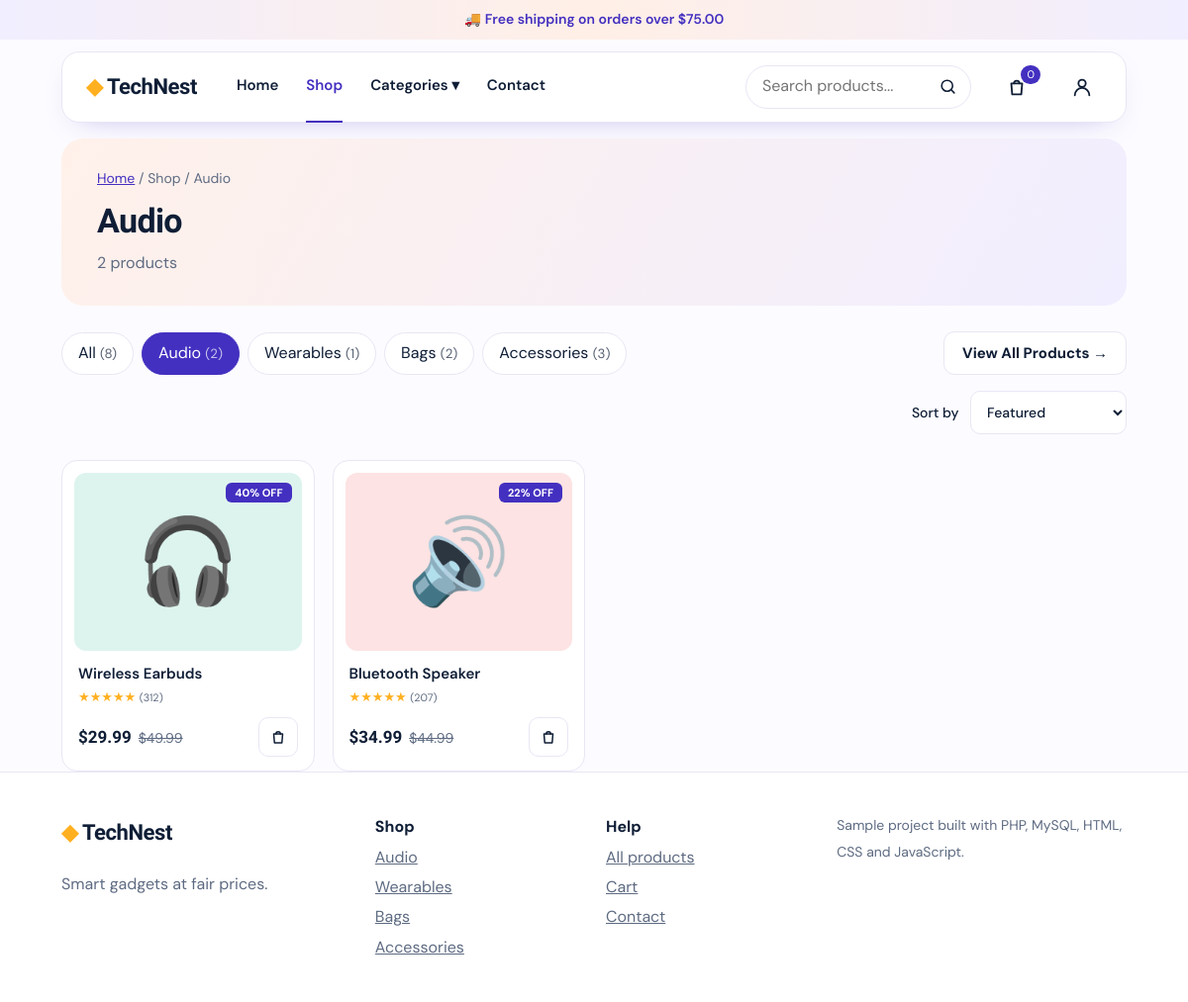
The page /shop.php?cat=Audio on the database its author committed.
### tables this page shows
CREATE TABLE IF NOT EXISTS products (
  id INT PRIMARY KEY AUTO_INCREMENT, name VARCHAR(120) NOT NULL, price DECIMAL(8,2) NOT NULL,
  old_price DECIMAL(8,2) NOT NULL DEFAULT 0, cat VARCHAR(60) NOT NULL, emoji VARCHAR(16), image VARCHAR(255) DEFAULT NULL,
  rating DECIMAL(2,1) DEFAULT 4.5, reviews INT DEFAULT 0, badge VARCHAR(30) DEFAULT '',
  bg VARCHAR(9) DEFAULT '#EEF2F7', description TEXT
);

### card.php (the view, shortened to what this page needs)
<?php
function product_card($p) {
  $disc = ((float)$p['old'] > (float)$p['price'] && (float)$p['old'] > 0) ? round((1 - $p['price'] / $p['old']) * 100) : 0;
  $tag = $disc ? $disc.'% OFF' : ($p['badge'] ?: '');
  $url = 'product.php?id='.(int)$p['id'];
  ob_start(); ?>
  <article class="pcard">
    <a class="pimg" href="<?= $url ?>" style="background:<?= e($p['bg']) ?>" aria-label="<?= e($p['name']) ?>"><?= pic($p) ?>
      <?php if ($tag): ?><span class="pbadge"><?= e($tag) ?></span><?php endif; ?></a>
    <h3><a href="<?= $url ?>"><?= e($p['name']) ?></a></h3>
    <p class="stars"><?= stars($p['rating']) ?> <small>(<?= (int)$p['reviews'] ?>)</small></p>
    <form class="pbottom" method="post" action="cart.php">
      <div class="price"><b><?= money($p['price']) ?></b><?php if ((float)$p['old'] > 0): ?><s><?= money($p['old']) ?></s><?php endif; ?></div>
      <button class="cartbtn" aria-label="Add <?= e($p['name']) ?> to cart"><svg width="18" height="18" viewBox="0 0 24 24" fill="none" stroke="currentColor" stroke-width="2" stroke-linecap="round" stroke-linejoin="round"><path d="M6 8h12l-1 12H7L6 8Z"/><path d="M9 8a3 3 0 0 1 6 0"/></svg></button>
    </form>
  </article>
<?php return ob_get_clean(); }

### shop.php (shortened to what this page needs)
<?php require_once 'data.php'; require_once 'card.php';
$cat = $_GET['cat'] ?? ''; $q = trim($_GET['q'] ?? ''); $sort = $_GET['sort'] ?? '';
$counts = []; foreach ($products as $p) $counts[$p['cat']] = ($counts[$p['cat']] ?? 0) + 1;
$list = array_values(array_filter($products, fn($p) => ($cat === '' || $p['cat'] === $cat) && ($q === '' || stripos($p['name'].' '.$p['cat'], $q) !== false)));
include 'header.php'; ?>
<main class="wrap">
  <div class="shophero"><p class="crumb" style="margin:0 0 6px"><a href="index.php">Home</a> / Shop<?= $cat ? ' / '.e($cat) : '' ?></p>
    <h1><?= $cat ? e($cat) : 'All Products' ?></h1><p class="muted" style="margin:4px 0 0"><?= count($list) ?> product<?= count($list) === 1 ? '' : 's' ?><?= $q !== '' ? ' for "'.e($q).'"' : '' ?></p></div>
  <div class="sechead" style="margin-top:26px">
    <div class="chips"><a class="chip <?= $cat === '' ? 'active' : '' ?>" href="shop.php">All <small>(<?= count($products) ?>)</small></a>
      <?php foreach ($counts as $name => $n): ?><a class="chip <?= $cat === $name ? 'active' : '' ?>" href="shop.php?cat=<?= urlencode($name) ?>"><?= e($name) ?> <small>(<?= $n ?>)</small></a><?php endforeach; ?></div>
    <a class="btn out" href="shop.php">View All Products →</a>
  </div>
  <form class="sortbar" method="get">
    <label class="inl">Sort by <select name="sort" onchange="this.form.submit()">
      <?php foreach (['' => 'Featured', 'new' => 'Newest', 'low' => 'Price: low to high', 'high' => 'Price: high to low', 'rate' => 'Top rated'] as $k => $v): ?><option value="<?= $k ?>" <?= $sort === $k ? 'selected' : '' ?>><?= $v ?></option><?php endforeach; ?></select></label>
  </form>
  <?php if (!$list): ?><p class="muted" style="padding:30px 0">No products found. <a href="shop.php" style="color:var(--brand)">View all products</a></p>
  <?php else: ?><div class="grid4"><?php foreach ($list as $p) echo product_card($p); ?></div><?php endif; ?>
</main>
<?php include 'footer.php'; ?>

### data.php (shortened to what this page needs)
<?php
try {
  $pdo = new PDO('mysql:host='.DB_HOST.';dbname='.DB_NAME.';charset=utf8mb4', DB_USER, DB_PASS,
    [PDO::ATTR_ERRMODE=>PDO::ERRMODE_EXCEPTION, PDO::ATTR_DEFAULT_FETCH_MODE=>PDO::FETCH_ASSOC]);
} catch (PDOException $x) {
  http_response_code(500);
  exit('Database not ready. Check config.php, then open <a href="setup.php">setup.php</a> once.');
}
$products = $pdo->query('SELECT id,name,price,old_price AS old,cat,emoji,image,rating,reviews,badge,bg,description AS `desc` FROM products ORDER BY id')->fetchAll();
function e($s){ return htmlspecialchars((string)$s, ENT_QUOTES, 'UTF-8'); }
function money($n){ return '$'.number_format($n,2); }
function stars($r){ $f=(int)round($r); return str_repeat('★',$f).str_repeat('☆',5-$f); }
function pic($p){ return !empty($p['image']) ? '<img src="uploads/'.e($p['image']).'" alt="'.e($p['name']).'" loading="lazy">' : e($p['emoji']); }

### style.css (style rules this page uses)
:root { --bg:#F7F8FB;--card:#fff;--ink:#0F1E36;--mute:#5E6B82;--line:#E2E7F0;--brand:#0B6E6E;--brand2:#095858;--amber:#FFB020;--red:#E5484D }
* { box-sizing:border-box }
html { scroll-behavior:smooth }
body { margin:0;background:var(--bg);color:var(--ink);font:16px/1.55 'DM Sans',system-ui,sans-serif }
h1,h2,h3,.logo { font-family:'Sora',system-ui,sans-serif;letter-spacing:-.02em }
a { color:inherit }
.wrap { max-width:1120px;margin:0 auto;padding:0 22px }
.btn { background:var(--brand);color:#fff;border:0;border-radius:11px;padding:11px 18px;font:700 15px 'DM Sans',sans-serif;cursor:pointer;text-decoration:none;display:inline-block;transition:background .2s }
select,input,textarea { padding:11px 12px;border:1px solid var(--line);border-radius:10px;font:inherit;background:#fff;color:var(--ink) }
.chip { border:1px solid var(--line);background:#fff;border-radius:99px;padding:8px 16px;cursor:pointer;font:inherit;transition:.2s }
.chip.active { background:var(--ink);color:#fff;border-color:var(--ink) }
.stars { margin:2px 0 12px;color:var(--amber);font-size:15px }
.stars small { color:var(--mute) }
.price b { font-size:20px;font-family:'Sora' }
.price s { color:var(--mute);margin-left:7px;font-size:14px }
.muted { color:var(--mute) }
label { display:block;font-weight:700;font-size:14px;margin-bottom:10px }
.crumb { color:var(--mute);font-size:14px;margin:26px 0 14px }
.crumb a { color:var(--brand) }
.inl { display:inline;font-weight:500 }
:root { --bg:#FCFBFF;--brand:#4330C0;--brand2:#33229A;--soft:#F1EEFF;--line:#E9E6F5 }
.btn.out { background:#fff;color:var(--ink);border:1px solid var(--line) }
.sechead { display:flex;justify-content:space-between;align-items:flex-end;gap:16px;flex-wrap:wrap;margin:64px 0 22px }
.grid4 { display:grid;grid-template-columns:repeat(4,1fr);gap:18px }
.pcard { background:#fff;border:1px solid var(--line);border-radius:16px;padding:12px;transition:transform .2s,box-shadow .2s }
.pimg { position:relative;display:grid;place-items:center;height:180px;border-radius:12px;font-size:84px;overflow:hidden;text-decoration:none }
.pbadge { position:absolute;top:10px;right:10px;background:var(--brand);color:#fff;font:700 11px 'DM Sans';border-radius:6px;padding:3px 9px }
.pcard h3 { font-family:'DM Sans';font-size:15px;font-weight:600;margin:12px 4px 2px;letter-spacing:0 }
.pcard h3 a { text-decoration:none }
.pcard .stars { margin:0 4px 10px;font-size:13px }
.pbottom { display:flex;justify-content:space-between;align-items:center;margin:0 4px 2px }
.pbottom .price b { font-size:17px;color:var(--ink) }
.cartbtn { width:40px;height:40px;border-radius:10px;border:1px solid var(--line);background:#fff;cursor:pointer;display:grid;place-items:center;color:var(--ink);transition:.2s }
.shophero { background:linear-gradient(120deg,#FFF1EA,#F1EEFF);border-radius:22px;padding:30px 36px;margin-top:16px }
.shophero h1 { font-size:34px;margin:0 }
.chips { display:flex;gap:8px;flex-wrap:wrap }
a.chip { text-decoration:none;color:var(--ink);display:inline-block }
.chip small { opacity:.7 }
.chip.active { background:var(--brand);border-color:var(--brand);color:#fff }
.sortbar { display:flex;justify-content:flex-end;margin:-6px 0 16px }
.sortbar select { width:auto;margin-left:8px }
.sechead .chips { flex:1 }

### rows shown on the page
products: emoji "🎧", tag "40% OFF", name "Wireless Earbuds", rating "★★★★★", reviews "312", price "$29.99", old_price "$49.99"
products: emoji "🔊", tag "22% OFF", name "Bluetooth Speaker", rating "★★★★★", reviews "207", price "$34.99", old_price "$44.99"

### other values the page prints
money(FREE_SHIP) "$75.00"
cart_count() "0"
$cat "Audio"
count($list) "2"
count($products) "8"
$name "Audio"
$n "2"
$name "Wearables"
$n "1"
$name "Bags"
$name "Accessories"
$n "3"
$c "Audio"
$c "Wearables"
$c "Bags"
